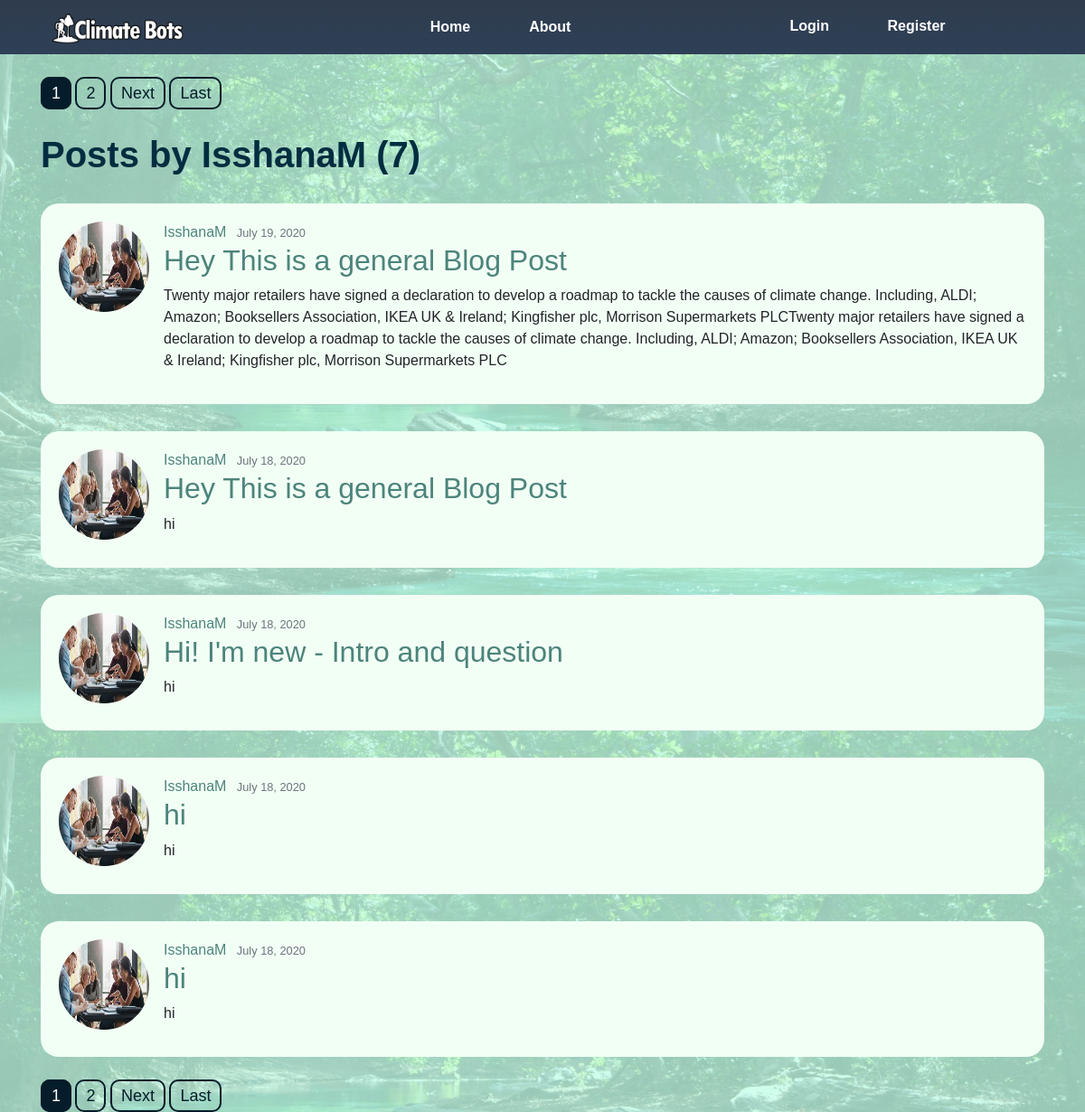
/user/IsshanaM, run on the app's committed database.
### blog/models.py (models this page shows, shortened)
class Post(models.Model):
  title = models.CharField(max_length=100)
  content = models.TextField()
  date_posted = models.DateTimeField(default=timezone.now)
  author = models.ForeignKey(User, on_delete=models.CASCADE)
  category = models.CharField(max_length=225,default='general')

### users/models.py (models this page shows, shortened)
class Profile(models.Model):
    user = models.OneToOneField(User, on_delete=models.CASCADE)
    image = models.ImageField(default='default.jpg', upload_to='profile_pics')

### blog/views.py (the view)
# urls.py: path('user/<str:username>', UserPostListView.as_view(), name='user-posts'),
class UserPostListView(ListView):
    model = Post
    template_name = 'blog/user_posts.html'  # <app>/<model>_<viewtype>.html
    context_object_name = 'posts'
    paginate_by = 5
    def get_queryset(self):
        user = get_object_or_404(User, username=self.kwargs.get('username'))
        return Post.objects.filter(author=user).order_by('-date_posted')

### blog/templates/blog/user_posts.html (shortened to what this page needs)
{% extends "blog/base.html" %}
{% block content %}
{% if is_paginated %}
<div class="pagin-marg">
  {% for num in page_obj.paginator.page_range %}
    {% if page_obj.number == num %}
      <a class="pagin-btn active" href="?page={{ num }}">{{ num }}</a>
    {% elif num > page_obj.number|add:'-3' and num < page_obj.number|add:'3' %}
      <a class="pagin-btn" href="?page={{ num }}">{{ num }}</a>
    {% endif %}
  {% endfor %}
  {% if page_obj.has_next %}
    <a class="pagin-btn" href="?page={{ page_obj.next_page_number }}">Next</a>
    <a class="pagin-btn" href="?page={{ page_obj.paginator.num_pages }}">Last</a>
  {% endif %}
</div>
{% endif %}
<h1 class="userposts-username">Posts by {{ view.kwargs.username }} ({{ page_obj.paginator.count }})</h1>
    {% for post in posts %}
      <div class="postdetail-post">
        <article class="media content-section">
          <img class="postdetail-img" src="{{ post.author.profile.image.url}}">
          <div class="media-body">
            <div class="article-metadata">
              <a class="postdetail-author" href="{%url 'user-posts' post.author.username %}">{{ post.author }}</a>
              <small class="text-muted">{{ post.date_posted | date:"F d, Y" }}</small>
            </div>
            <h2><a class="postdetail-title" href="{% url 'post-detail' post.id %}">{{ post.title }}</a></h2>
            <p class="article-content">{{ post.content }}</p>
          </div>
        </article>
      </div>
    {% endfor %}
    {% if is_paginated %}
    <div class="pagin-marg">
      {% for num in page_obj.paginator.page_range %}
        {% if page_obj.number == num %}
          <a class="pagin-btn active" href="?page={{ num }}">{{ num }}</a>
        {% elif num > page_obj.number|add:'-3' and num < page_obj.number|add:'3' %}
          <a class="pagin-btn" href="?page={{ num }}">{{ num }}</a>
        {% endif %}
      {% endfor %}
      {% if page_obj.has_next %}
        <a class="pagin-btn" href="?page={{ page_obj.next_page_number }}">Next</a>
        <a class="pagin-btn" href="?page={{ page_obj.paginator.num_pages }}">Last</a>
      {% endif %}
    </div>
    {% endif %}
{% endblock content %}

### blog/static/blog/main.css (style rules this page uses)
* { box-sizing:border-box; margin:0; padding:0; font-family: Arial, Helvetica, sans-serif; }
body { background: url(../../../media/img/other/background.jpg) center/cover; width:100%; height:100vh; margin-top: 0; padding:0; }
.postdetail-img { width:100px; height:100px; border-radius: 100%; margin-right:16px; }
.postdetail-post { margin-top: 30px; background:rgb(242, 255, 245); padding:20px; border-radius: 20px; text-align: left; }
.postdetail-title { color: #4c847b }
.postdetail-author { text-decoration: none; color: #4c847b; margin-right:7px; }
.postdetail-post p { text-align: left; margin-left:inherit; margin-right: inherit; }
.userposts-username { font-weight: bold; color: #002d40; margin-top: 20px; }
.pagin-btn { border: 2px solid #051c2a; padding:6px 10px 6px 10px; color:#051c2a; border-radius:10px; font-size: 18px; }
.pagin-btn.active { text-decoration: none; background:#051c2a; color:white; }
.pagin-marg { margin-top: 30px;; margin-bottom: 30px; }

### data on the page
Post: author.profile.image (picture), author "IsshanaM", date_posted "July 19, 2020", title "Hey This is a general Blog Post", content "Twenty major retailers have signed a declaration to develop a roadmap to tackle the causes of climate change. Including, ALDI; Amazon; Booksellers Association, IKEA UK & Ireland; Kingfisher plc, Morrison Supermarkets PLCTwenty major retailers have signed a declaration to develop a roadmap to tackle the causes of climate change. Including, ALDI; Amazon; Booksellers Association, IKEA UK & Ireland; Kingfisher plc, Morrison Supermarkets PLC"
Post: author.profile.image (picture), author "IsshanaM", date_posted "July 18, 2020", title "Hey This is a general Blog Post", content "hi"
Post: author.profile.image (picture), author "IsshanaM", date_posted "July 18, 2020", title "Hi! I'm new - Intro and question", content "hi"
Post: author.profile.image (picture), author "IsshanaM", date_posted "July 18, 2020", title "hi", content "hi"
Post: author.profile.image (picture), author "IsshanaM", date_posted "July 18, 2020", title "hi", content "hi"

### other printed values
{{ num }} "1"
{{ num }} "2"
{{ view.kwargs.username }} "IsshanaM"
{{ page_obj.paginator.count }} "7"
